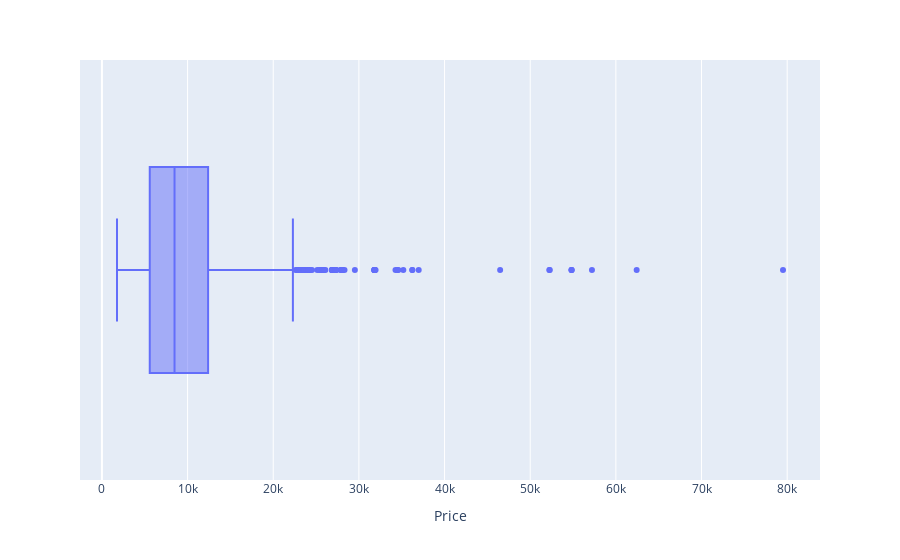

Notebook code cell kept with this figure:
### Code cell
px.box(data_frame=df,x='Price')

### Figure 1 — Plotly figure (JSON) as saved in the notebook; plotly's stock layout.template omitted (floating-point values rounded to 4 significant figures; data arrays with more than 128 entries replaced by an {"elided": "..."} marker saying what was removed)
{"data": [{"alignmentgroup": "True", "hovertemplate": "Price=%{x}<extra></extra>", "legendgroup": "", "marker": {"color": "#636efa"}, "name": "", "notched": false, "offsetgroup": "", "orientation": "h", "showlegend": false, "type": "box", "x": {"elided": "9566 int values"}, "x0": " ", "xaxis": "x", "y0": " ", "yaxis": "y"}], "layout": {"boxmode": "group", "legend": {"tracegroupgap": 0}, "margin": {"t": 60}, "xaxis": {"anchor": "y", "domain": [0, 1], "title": {"text": "Price"}}, "yaxis": {"anchor": "x", "domain": [0, 1]}}}
